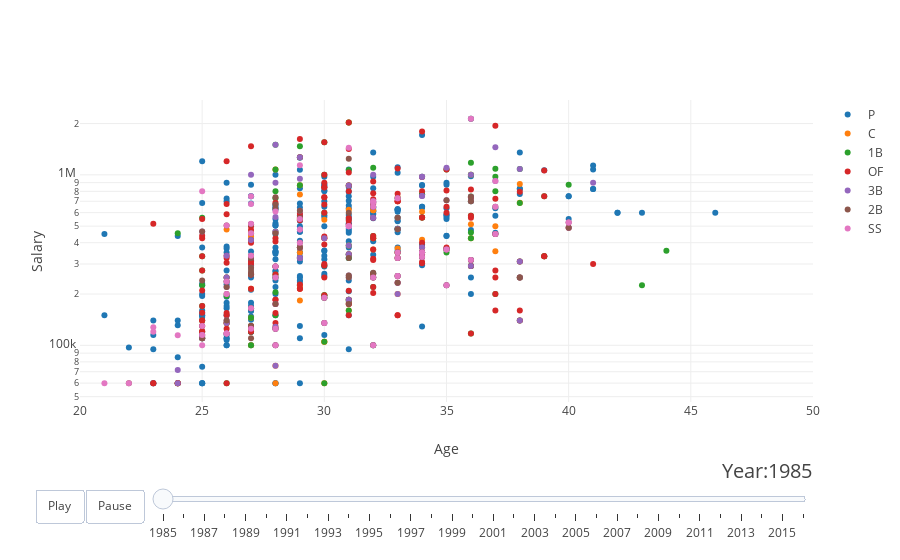

Write notebook code for a chart like this one.
### Markdown cell above
## Salaries by age over the years

Here we show a graphic that reflects how players at different positions have been paid over the years. You can see similar trends over the years to what is shown above, where players tend to be paid more in what is considered their primer production years.

### Code cell
init_notebook_mode(connected=True)

salaries=pd.read_csv("/home/jallen17/baseball_data/Salaries.csv")
fielding=pd.read_csv("/home/jallen17/baseball_data/Fielding.csv")
player = pd.read_csv("/home/jallen17/baseball_data/People.csv")
player_position = pd.merge(salaries, fielding, on = ["playerID","yearID"])[["yearID", "playerID", "salary", "POS"]]
player_position = pd.merge(player_position, player, on = ["playerID"], how = "left")[["yearID", "playerID","salary", "POS", "birthYear"]]
player_position["age"] = player_position["yearID"] - player_position["birthYear"] 
player_position = player_position[player_position.yearID >= 1985]
years_from_col = set(player_position['yearID'])
years_ints = sorted(list(years_from_col))
years = [str(year) for year in years_ints]



# make list of positions

positions = []
for position in player_position['POS']:
    if position not in positions: 
        positions.append(position)

# make figure
figure = {
    'data': [],
    'layout': {},
    'frames': []
}

# fill in most of layout
figure['layout']['xaxis'] = {'range': [20,50], 'title': 'Age'}
figure['layout']['yaxis'] = {'title': 'Salary', 'type': 'log'}
figure['layout']['hovermode'] = 'closest'
figure['layout']['sliders'] = {
    'args': [
        'transition', {
            'duration': 400,
            'easing': 'cubic-in-out'
        }
    ],
    'initialValue': '1952',
    'plotlycommand': 'animate',
    'values': years,
    'visible': True
}
figure['layout']['updatemenus'] = [
    {
        'buttons': [
            {
                'args': [None, {'frame': {'duration': 500, 'redraw': False},
                         'fromcurrent': True, 'transition': {'duration': 300, 'easing': 'quadratic-in-out'}}],
                'label': 'Play',
                'method': 'animate'
            },
            {
                'args': [[None], {'frame': {'duration': 0, 'redraw': False}, 'mode': 'immediate',
                'transition': {'duration': 0}}],
                'label': 'Pause',
                'method': 'animate'
            }
        ],
        'direction': 'left',
        'pad': {'r': 10, 't': 87},
        'showactive': False,
        'type': 'buttons',
        'x': 0.1,
        'xanchor': 'right',
        'y': 0,
        'yanchor': 'top'
    }
]

sliders_dict = {
    'active': 0,
    'yanchor': 'top',
    'xanchor': 'left',
    'currentvalue': {
        'font': {'size': 20},
        'prefix': 'Year:',
        'visible': True,
        'xanchor': 'right'
    },
    'transition': {'duration': 300, 'easing': 'cubic-in-out'},
    'pad': {'b': 10, 't': 50},
    'len': 0.9,
    'x': 0.1,
    'y': 0,
    'steps': []
}

# make data
year = 1985
for position in positions:
    dataset_by_year = player_position[player_position['yearID'] == year]
    dataset_by_year_and_cont = dataset_by_year[dataset_by_year['POS'] == position]

    data_dict = {
        'x': list(dataset_by_year_and_cont['age']),
        'y': list(dataset_by_year_and_cont['salary']),
        'mode': 'markers',
        'text': list(dataset_by_year_and_cont['POS']),
        'marker': {
            'sizemode': 'area',
            'sizeref': 200000,
            
        },
        'name': position
    }
    figure['data'].append(data_dict)
    
# make frames
for year in years:
    frame = {'data': [], 'name': str(year)}
    for position in positions:
        dataset_by_year = player_position[player_position['yearID'] == int(year)]
        dataset_by_year_and_cont = dataset_by_year[dataset_by_year['POS'] == position]

        data_dict = {
            'x': list(dataset_by_year_and_cont['age']),
            'y': list(dataset_by_year_and_cont['salary']),
            'mode': 'markers',
            'text': list(dataset_by_year_and_cont['POS']),
            'marker': {
                'sizemode': 'area',
                'sizeref': 200000,
                
            },
            'name': position
        }
        frame['data'].append(data_dict)

    figure['frames'].append(frame)
    slider_step = {'args': [
        [year],
        {'frame': {'duration': 300, 'redraw': False},
         'mode': 'immediate',
       'transition': {'duration': 300}}
     ],
     'label': year,
     'method': 'animate'}
    sliders_dict['steps'].append(slider_step)

    
figure['layout']['sliders'] = [sliders_dict]

iplot(figure)

### Figure 1 — Plotly figure (JSON) as saved in the notebook; plotly's stock layout.template omitted (floating-point values rounded to 4 significant figures; data arrays with more than 128 entries replaced by an {"elided": "..."} marker saying what was removed)
{"data": [{"marker": {"sizemode": "area", "sizeref": 200000}, "mode": "markers", "name": "P", "text": {"elided": "234 str values"}, "x": {"elided": "234 int values"}, "y": {"elided": "234 int values"}}, {"marker": {"sizemode": "area", "sizeref": 200000}, "mode": "markers", "name": "C", "text": ["C", "C", "C", "C", "C", "C", "C", "C", "C", "C", "C", "C", "C", "C", "C", "C", "C", "C", "C", "C", "C", "C", "C", "C", "C", "C", "C", "C", "C", "C", "C", "C", "C", "C", "C", "C", "C", "C", "C", "C", "C", "C", "C", "C", "C", "C", "C", "C"], "x": [30, 31, 36, 34, 28, 26, 38, 38, 33, 29, 31, 28, 29, 32, 28, 29, 34, 31, 34, 36, 27, 37, 29, 27, 24, 32, 27, 36, 30, 30, 32, 29, 31, 30, 32, 32, 30, 29, 28, 29, 29, 31, 28, 26, 33, 27, 37, 33], "y": [545000, 625000, 512500, 341667, 128500, 477500, 883000, 685000, 200000, 550000, 865000, 60000, 225000, 250000, 76000, 766667, 416667, 160000, 608333, 425000, 435000, 500000, 215000, 145000, 60000, 365000, 100000, 1000000, 105000, 105000, 425000, 550000, 2028571, 425000, 620000, 620000, 60000, 350000, 1075000, 870000, 183000, 385000, 462500, 135000, 740000, 215000, 356300, 370000]}, {"marker": {"sizemode": "area", "sizeref": 200000}, "mode": "markers", "name": "1B", "text": ["1B", "1B", "1B", "1B", "1B", "1B", "1B", "1B", "1B", "1B", "1B", "1B", "1B", "1B", "1B", "1B", "1B", "1B", "1B", "1B", "1B", "1B", "1B", "1B", "1B", "1B", "1B", "1B", "1B", "1B", "1B", "1B", "1B", "1B", "1B", "1B", "1B", "1B", "1B", "1B", "1B", "1B", "1B", "1B", "1B", "1B", "1B", "1B", "1B", "1B", "1B", "1B", "1B", "1B", "1B", "1B", "1B", "1B", "1B", "1B", "1B", "1B", "1B", "1B", "1B", "1B", "1B", "1B", "1B", "1B", "1B", "1B", "1B", "1B", "1B", "1B", "1B", "1B", "1B", "1B", "1B", "1B", "1B", "1B", "1B", "1B", "1B", "1B", "1B", "1B", "1B", "1B", "1B", "1B", "1B", "1B", "1B", "1B", "1B", "1B", "1B"], "x": [37, 28, 25, 33, 33, 29, 26, 36, 28, 31, 35, 40, 36, 27, 39, 39, 29, 26, 28, 38, 31, 43, 44, 25, 30, 36, 27, 32, 38, 36, 36, 24, 31, 31, 28, 36, 36, 28, 29, 25, 39, 27, 27, 30, 25, 27, 33, 36, 27, 36, 30, 26, 29, 30, 35, 32, 24, 31, 28, 32, 33, 36, 35, 37, 32, 32, 33, 30, 36, 33, 34, 30, 28, 31, 38, 37, 29, 25, 32, 25, 31, 31, 34, 34, 25, 30, 30, 34, 34, 30, 26, 37, 25, 34, 38, 36, 27, 38, 31, 31, 28], "y": [800000, 1500000, 120000, 480000, 483333, 1472819, 60000, 747500, 125000, 325000, 365000, 875000, 700000, 130000, 333333, 333333, 325000, 195000, 800000, 310000, 865000, 225000, 358858, 110000, 190000, 458333, 285000, 262500, 1083333, 291667, 291667, 60000, 160000, 341667, 205000, 316667, 425000, 150000, 1270000, 333000, 750000, 120000, 415000, 293750, 560000, 145000, 728571, 1176190, 100000, 1000000, 1000000, 250000, 375000, 105000, 1075000, 425000, 455000, 2028571, 260000, 1100000, 560000, 575000, 350000, 1087500, 100000, 220000, 350000, 60000, 2130300, 255000, 975500, 600000, 1075000, 1066667, 140000, 975000, 870000, 140000, 437500, 225000, 180000, 385000, 767500, 767500, 275000, 197000, 197000, 562500, 562500, 1555000, 135000, 200000, 170000, 350000, 683333, 117500, 165000, 250000, 185000, 185000, 730000]}, {"marker": {"sizemode": "area", "sizeref": 200000}, "mode": "markers", "name": "OF", "text": {"elided": "163 str values"}, "x": {"elided": "163 int values"}, "y": {"elided": "163 int values"}}, {"marker": {"sizemode": "area", "sizeref": 200000}, "mode": "markers", "name": "3B", "text": ["3B", "3B", "3B", "3B", "3B", "3B", "3B", "3B", "3B", "3B", "3B", "3B", "3B", "3B", "3B", "3B", "3B", "3B", "3B", "3B", "3B", "3B", "3B", "3B", "3B", "3B", "3B", "3B", "3B", "3B", "3B", "3B", "3B", "3B", "3B", "3B", "3B", "3B", "3B", "3B", "3B", "3B", "3B", "3B", "3B", "3B", "3B", "3B", "3B", "3B", "3B", "3B", "3B", "3B", "3B", "3B", "3B", "3B", "3B", "3B", "3B", "3B", "3B", "3B", "3B", "3B", "3B", "3B", "3B", "3B", "3B", "3B", "3B", "3B", "3B", "3B", "3B", "3B", "3B", "3B", "3B", "3B", "3B", "3B", "3B", "3B"], "x": [28, 29, 33, 33, 28, 27, 27, 28, 35, 35, 36, 27, 33, 29, 37, 38, 40, 31, 35, 34, 34, 37, 26, 31, 25, 30, 26, 27, 32, 28, 38, 36, 36, 31, 32, 36, 34, 29, 37, 25, 27, 33, 32, 29, 28, 36, 34, 26, 29, 28, 32, 29, 28, 25, 33, 30, 28, 26, 32, 26, 36, 33, 34, 34, 33, 38, 28, 41, 33, 24, 31, 24, 28, 35, 34, 32, 26, 25, 34, 32, 38, 30, 26, 31, 31, 29], "y": [1500000, 616667, 480000, 483333, 128500, 1000000, 335000, 125000, 365000, 1100000, 700000, 165000, 200000, 325000, 1450000, 310000, 490000, 865000, 225000, 751297, 751297, 920000, 117500, 250000, 110000, 190000, 140000, 285000, 250000, 76000, 1083333, 291667, 745000, 341667, 1000000, 316667, 330000, 1270000, 450000, 465000, 415000, 728571, 687500, 950000, 290000, 1000000, 350000, 250000, 375000, 565000, 650000, 477500, 100000, 115000, 560000, 425000, 900000, 220000, 100000, 237000, 2130300, 255000, 975500, 975500, 232500, 140000, 175000, 900000, 325000, 71600, 385000, 60000, 462500, 709714, 375000, 700000, 135000, 112500, 350000, 560000, 250000, 135000, 335000, 256667, 185000, 325000]}, {"marker": {"sizemode": "area", "sizeref": 200000}, "mode": "markers", "name": "2B", "text": ["2B", "2B", "2B", "2B", "2B", "2B", "2B", "2B", "2B", "2B", "2B", "2B", "2B", "2B", "2B", "2B", "2B", "2B", "2B", "2B", "2B", "2B", "2B", "2B", "2B", "2B", "2B", "2B", "2B", "2B", "2B", "2B", "2B", "2B", "2B", "2B", "2B", "2B", "2B", "2B", "2B", "2B", "2B", "2B", "2B", "2B", "2B", "2B", "2B", "2B", "2B", "2B", "2B", "2B", "2B", "2B", "2B", "2B", "2B", "2B", "2B", "2B", "2B", "2B", "2B", "2B"], "x": [28, 29, 33, 27, 27, 27, 27, 31, 36, 32, 31, 27, 40, 26, 35, 26, 31, 29, 29, 25, 30, 27, 26, 27, 32, 28, 27, 36, 33, 28, 36, 34, 22, 37, 25, 27, 32, 28, 34, 34, 29, 32, 31, 26, 40, 28, 33, 26, 32, 26, 25, 33, 28, 28, 33, 27, 27, 31, 35, 29, 34, 37, 38, 30, 28, 31], "y": [455000, 616667, 480000, 130000, 272500, 335000, 260000, 325000, 700000, 266667, 1242333, 165000, 490000, 505000, 225000, 117500, 250000, 550000, 400000, 110000, 190000, 455000, 140000, 285000, 250000, 670000, 325000, 745000, 350000, 250000, 316667, 330000, 60000, 450000, 465000, 110000, 687500, 290000, 350000, 350000, 375000, 650000, 600000, 200000, 525000, 100000, 560000, 220000, 100000, 237000, 240000, 232500, 632000, 175000, 325000, 512500, 512500, 175000, 709714, 560000, 350000, 650000, 250000, 135000, 740000, 256667]}, {"marker": {"sizemode": "area", "sizeref": 200000}, "mode": "markers", "name": "SS", "text": ["SS", "SS", "SS", "SS", "SS", "SS", "SS", "SS", "SS", "SS", "SS", "SS", "SS", "SS", "SS", "SS", "SS", "SS", "SS", "SS", "SS", "SS", "SS", "SS", "SS", "SS", "SS", "SS", "SS", "SS", "SS", "SS", "SS", "SS", "SS", "SS", "SS", "SS", "SS", "SS", "SS", "SS", "SS", "SS", "SS", "SS", "SS", "SS", "SS", "SS", "SS", "SS", "SS", "SS", "SS", "SS", "SS"], "x": [27, 25, 25, 27, 28, 35, 23, 27, 21, 26, 35, 37, 26, 26, 29, 30, 27, 32, 27, 33, 27, 28, 36, 34, 22, 37, 33, 32, 28, 29, 34, 34, 32, 29, 25, 26, 40, 40, 28, 25, 27, 28, 32, 26, 36, 33, 33, 29, 24, 31, 31, 31, 32, 31, 37, 30, 23], "y": [750000, 800000, 130000, 335000, 125000, 365000, 120000, 165000, 60000, 505000, 225000, 920000, 117500, 117500, 400000, 190000, 455000, 250000, 517143, 350000, 675000, 250000, 316667, 330000, 60000, 450000, 728571, 687500, 290000, 550000, 350000, 350000, 650000, 477500, 100000, 200000, 525000, 525000, 100000, 115000, 125000, 610000, 100000, 237000, 2130300, 255000, 325000, 1137000, 114400, 500000, 500000, 500000, 700000, 1440000, 650000, 135000, 127500]}], "layout": {"hovermode": "closest", "sliders": [{"active": 0, "currentvalue": {"font": {"size": 20}, "prefix": "Year:", "visible": true, "xanchor": "right"}, "len": 0.9, "pad": {"b": 10, "t": 50}, "steps": [{"args": [["1985"], {"frame": {"duration": 300, "redraw": false}, "mode": "immediate", "transition": {"duration": 300}}], "label": "1985", "method": "animate"}, {"args": [["1986"], {"frame": {"duration": 300, "redraw": false}, "mode": "immediate", "transition": {"duration": 300}}], "label": "1986", "method": "animate"}, {"args": [["1987"], {"frame": {"duration": 300, "redraw": false}, "mode": "immediate", "transition": {"duration": 300}}], "label": "1987", "method": "animate"}, {"args": [["1988"], {"frame": {"duration": 300, "redraw": false}, "mode": "immediate", "transition": {"duration": 300}}], "label": "1988", "method": "animate"}, {"args": [["1989"], {"frame": {"duration": 300, "redraw": false}, "mode": "immediate", "transition": {"duration": 300}}], "label": "1989", "method": "animate"}, {"args": [["1990"], {"frame": {"duration": 300, "redraw": false}, "mode": "immediate", "transition": {"duration": 300}}], "label": "1990", "method": "animate"}, {"args": [["1991"], {"frame": {"duration": 300, "redraw": false}, "mode": "immediate", "transition": {"duration": 300}}], "label": "1991", "method": "animate"}, {"args": [["1992"], {"frame": {"duration": 300, "redraw": false}, "mode": "immediate", "transition": {"duration": 300}}], "label": "1992", "method": "animate"}, {"args": [["1993"], {"frame": {"duration": 300, "redraw": false}, "mode": "immediate", "transition": {"duration": 300}}], "label": "1993", "method": "animate"}, {"args": [["1994"], {"frame": {"duration": 300, "redraw": false}, "mode": "immediate", "transition": {"duration": 300}}], "label": "1994", "method": "animate"}, {"args": [["1995"], {"frame": {"duration": 300, "redraw": false}, "mode": "immediate", "transition": {"duration": 300}}], "label": "1995", "method": "animate"}, {"args": [["1996"], {"frame": {"duration": 300, "redraw": false}, "mode": "immediate", "transition": {"duration": 300}}], "label": "1996", "method": "animate"}, {"args": [["1997"], {"frame": {"duration": 300, "redraw": false}, "mode": "immediate", "transition": {"duration": 300}}], "label": "1997", "method": "animate"}, {"args": [["1998"], {"frame": {"duration": 300, "redraw": false}, "mode": "immediate", "transition": {"duration": 300}}], "label": "1998", "method": "animate"}, {"args": [["1999"], {"frame": {"duration": 300, "redraw": false}, "mode": "immediate", "transition": {"duration": 300}}], "label": "1999", "method": "animate"}, {"args": [["2000"], {"frame": {"duration": 300, "redraw": false}, "mode": "immediate", "transition": {"duration": 300}}], "label": "2000", "method": "animate"}, {"args": [["2001"], {"frame": {"duration": 300, "redraw": false}, "mode": "immediate", "transition": {"duration": 300}}], "label": "2001", "method": "animate"}, {"args": [["2002"], {"frame": {"duration": 300, "redraw": false}, "mode": "immediate", "transition": {"duration": 300}}], "label": "2002", "method": "animate"}, {"args": [["2003"], {"frame": {"duration": 300, "redraw": false}, "mode": "immediate", "transition": {"duration": 300}}], "label": "2003", "method": "animate"}, {"args": [["2004"], {"frame": {"duration": 300, "redraw": false}, "mode": "immediate", "transition": {"duration": 300}}], "label": "2004", "method": "animate"}, {"args": [["2005"], {"frame": {"duration": 300, "redraw": false}, "mode": "immediate", "transition": {"duration": 300}}], "label": "2005", "method": "animate"}, {"args": [["2006"], {"frame": {"duration": 300, "redraw": false}, "mode": "immediate", "transition": {"duration": 300}}], "label": "2006", "method": "animate"}, {"args": [["2007"], {"frame": {"duration": 300, "redraw": false}, "mode": "immediate", "transition": {"duration": 300}}], "label": "2007", "method": "animate"}, {"args": [["2008"], {"frame": {"duration": 300, "redraw": false}, "mode": "immediate", "transition": {"duration": 300}}], "label": "2008", "method": "animate"}, {"args": [["2009"], {"frame": {"duration": 300, "redraw": false}, "mode": "immediate", "transition": {"duration": 300}}], "label": "2009", "method": "animate"}, {"args": [["2010"], {"frame": {"duration": 300, "redraw": false}, "mode": "immediate", "transition": {"duration": 300}}], "label": "2010", "method": "animate"}, {"args": [["2011"], {"frame": {"duration": 300, "redraw": false}, "mode": "immediate", "transition": {"duration": 300}}], "label": "2011", "method": "animate"}, {"args": [["2012"], {"frame": {"duration": 300, "redraw": false}, "mode": "immediate", "transition": {"duration": 300}}], "label": "2012", "method": "animate"}, {"args": [["2013"], {"frame": {"duration": 300, "redraw": false}, "mode": "immediate", "transition": {"duration": 300}}], "label": "2013", "method": "animate"}, {"args": [["2014"], {"frame": {"duration": 300, "redraw": false}, "mode": "immediate", "transition": {"duration": 300}}], "label": "2014", "method": "animate"}, {"args": [["2015"], {"frame": {"duration": 300, "redraw": false}, "mode": "immediate", "transition": {"duration": 300}}], "label": "2015", "method": "animate"}, {"args": [["2016"], {"frame": {"duration": 300, "redraw": false}, "mode": "immediate", "transition": {"duration": 300}}], "label": "2016", "method": "animate"}], "transition": {"duration": 300, "easing": "cubic-in-out"}, "x": 0.1, "xanchor": "left", "y": 0, "yanchor": "top"}], "updatemenus": [{"buttons": [{"args": [null, {"frame": {"duration": 500, "redraw": false}, "fromcurrent": true, "transition": {"duration": 300, "easing": "quadratic-in-out"}}], "label": "Play", "method": "animate"}, {"args": [[null], {"frame": {"duration": 0, "redraw": false}, "mode": "immediate", "transition": {"duration": 0}}], "label": "Pause", "method": "animate"}], "direction": "left", "pad": {"r": 10, "t": 87}, "showactive": false, "type": "buttons", "x": 0.1, "xanchor": "right", "y": 0, "yanchor": "top"}], "xaxis": {"range": [20, 50], "title": "Age"}, "yaxis": {"title": "Salary", "type": "log"}}}
